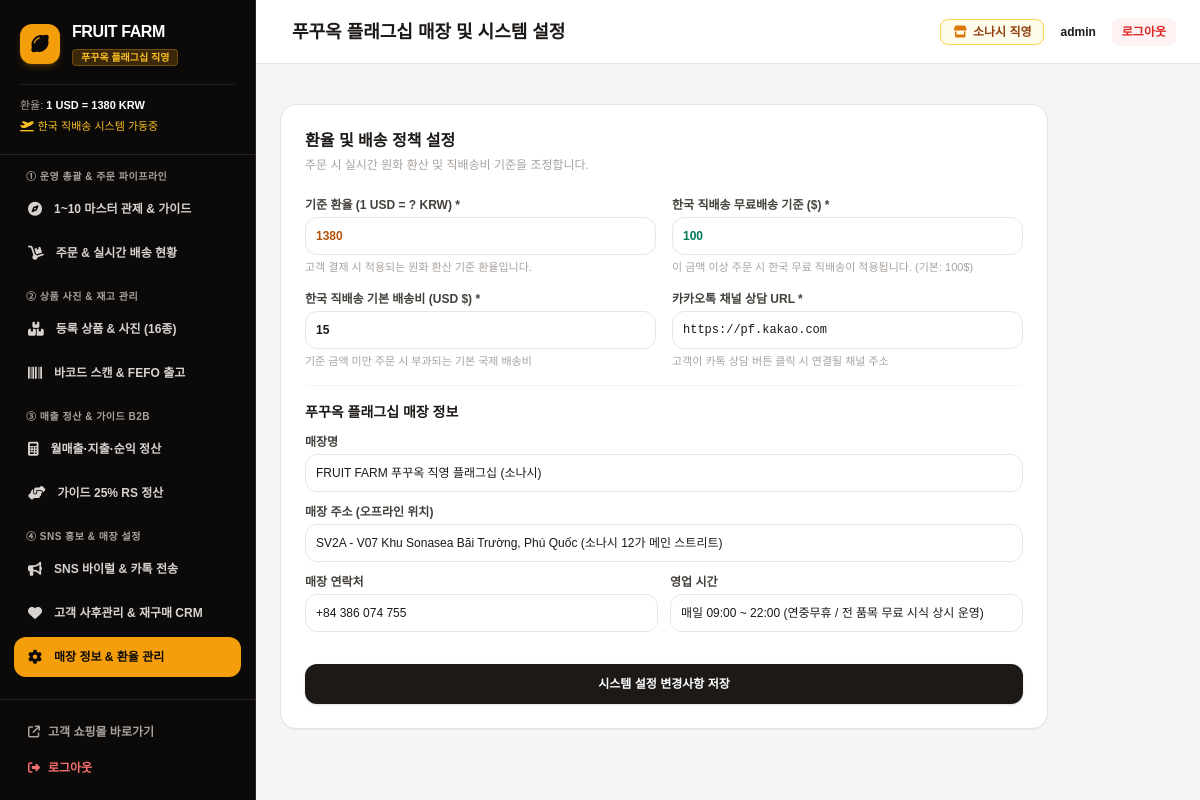
The app's page /admin/settings (signed in), older data.
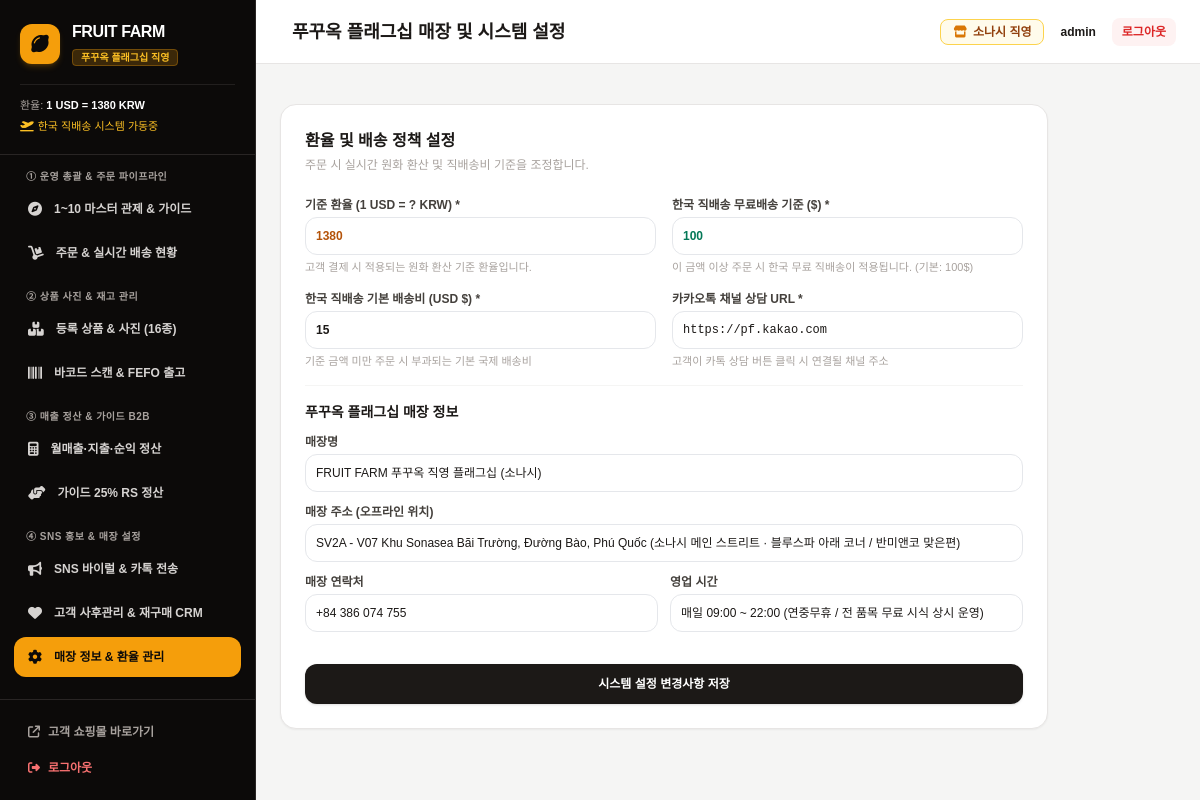
The same page, newer data.
### tables this page shows
CREATE TABLE settings (
        key TEXT PRIMARY KEY,
        value TEXT
    );

### app.py (the view, shortened to what this page needs)
@app.route('/admin/settings', methods=['GET', 'POST'])
@login_required
def admin_settings():
    conn = get_db()
    cursor = conn.cursor()
    cursor.execute("SELECT key, value FROM settings")
    settings_dict = {row['key']: row['value'] for row in cursor.fetchall()}
    conn.close()
    return render_template('admin/settings.html', settings_dict=settings_dict)

### app.py (called while the page is built)
def login_required(f):
    @wraps(f)
    def decorated_function(*args, **kwargs):
        if not session.get('admin_logged_in'):
            return redirect(url_for('admin_login', next=request.url))
        return f(*args, **kwargs)
    return decorated_function

@app.before_request
def enforce_admin_security():
    if request.is_secure or request.headers.get('X-Forwarded-Proto') == 'https':
        app.config['SESSION_COOKIE_SECURE'] = True
    else:
        app.config['SESSION_COOKIE_SECURE'] = False
    path = request.path
    if path.startswith('/admin') or path.startswith('/api/admin'):
        if path == '/admin/login':
            return None
        if not session.get('admin_logged_in'):
            if path.startswith('/api/admin'):
                return jsonify({'success': False, 'message': '관리자 인증이 필요합니다.'}), 401
            flash('보안 안내: 관리자 권한으로 로그인 후 이용하실 수 있습니다.', 'warning')
            return redirect(url_for('admin_login', next=request.url))

### database.py (called while the page is built)
def get_db():
    conn = sqlite3.connect(DB_PATH)
    conn.row_factory = sqlite3.Row
    return conn

### templates/admin/settings.html (shortened to what the changed rows need)
{% extends "admin/base_admin.html" %}
{% block admin_content %}
<div class="max-w-3xl space-y-6">
    <div class="bg-white p-6 rounded-2xl border border-stone-200 shadow-sm">
        <form method="POST" action="{{ url_for('admin_settings') }}" class="space-y-4 text-xs">
            <div class="pt-4 border-t border-stone-100">
                <div class="space-y-3">
                    <div>
                        <label class="block font-bold text-stone-700 mb-1">매장 주소 (오프라인 위치)</label>
                        <input type="text" name="store_address" value="{{ settings_dict.get('store_address', '베트남 푸꾸옥 즈엉동 야시장 인근 FRUIT FARM 푸꾸옥 플래그십 (Phu Quoc)') }}" class="w-full p-2.5 border rounded-xl">
                    </div>
                </div>
            </div>
        </form>
    </div>
</div>
{% endblock %}

Row changes from the older to the newer data that the page shows:
changed settings: store_address "SV2A - V07 Khu Sonasea Bãi Trường, Phú Quốc (소나시 12가 메인 스트리트)" → "SV2A - V07 Khu Sonasea Bãi Trường, Đường Bào, Phú Quốc (소나시 메인 스트리트 · 블루스파 아래 코너 / 반미앤코 맞은편)"
